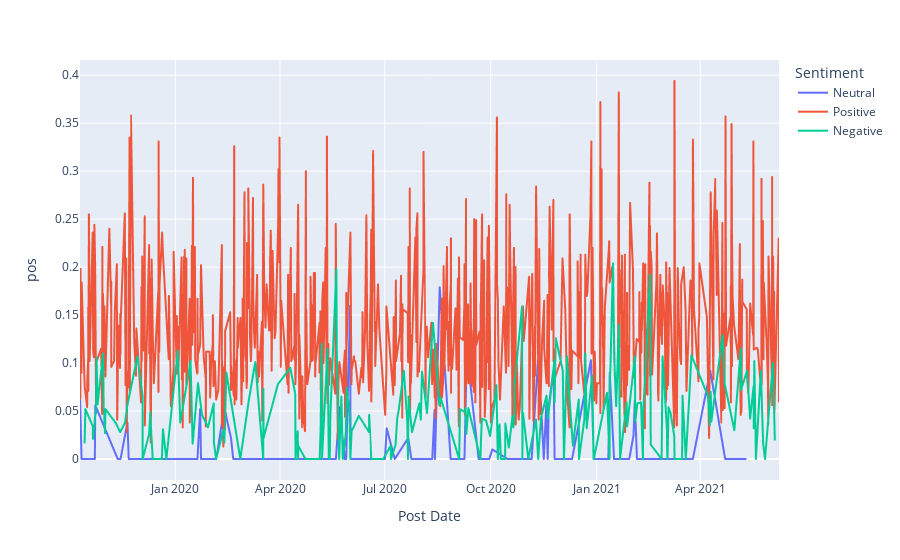

Here is the notebook cell this chart was saved with:
### Code cell
fig = px.line(df2, x='Post Date', y='pos', color='Sentiment')
fig.show()
